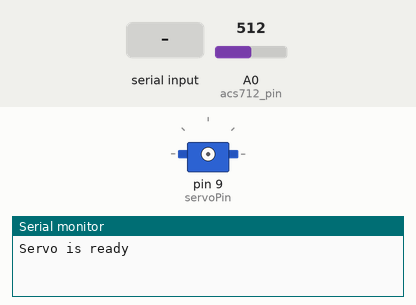
A sketch run on a simulated Arduino Uno, built with avr-gcc and run on an emulated ATmega328P. Parts: servo, the last lines printed to the serial monitor. Wiring (inferred from the names in the program): servo: signal pin 9. The test bench sets the inputs (shaded band); at power-on: A0 (acs712_pin) = 512. Servo pulses on a pin are drawn as a servo (544–2400 µs = 0–180°).

Above: at 1.2 s.
1.3 s: "30,150\n" received over Serial
At 3.0 s:
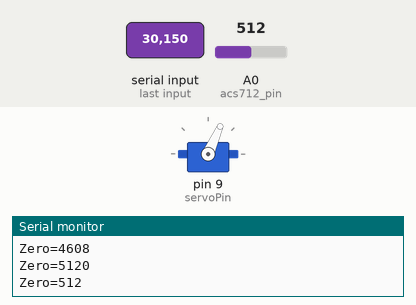
7.3 s: "2\n" received over Serial
At 9.6 s:
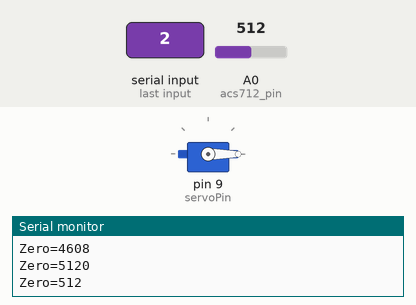
10.3 s: "1\n" received over Serial
At 13.0 s:
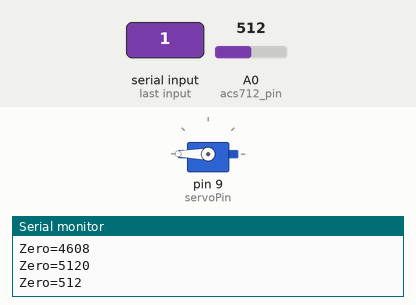
Timing chart, 0 to 14.3 s (numbered marks = the images above; inputs shaded):
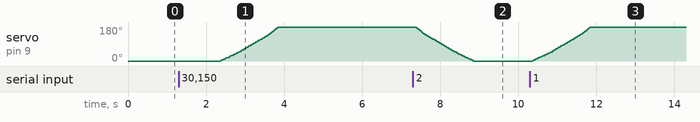

Measured:
- after the input at 1.3 s, servo on pin 9 (servoPin): moves from 0° to 180° over 1.5 s, starting after 1.1 s
- after the input at 7.3 s, servo on pin 9 (servoPin): moves from 180° to 0° over 1.5 s, starting after 0.06 s
- after the input at 10.3 s, servo on pin 9 (servoPin): moves from 0° to 180° over 1.5 s, starting after 0.06 s

The sketch:

servo_2_copy_20231102142319.ino
```cpp
int servoPin = 9;  // сигнальный провод от серво на порт 9
int val;
const int acs712_pin = A0;
uint32_t tmr1;
int c;
int err;
int zero;  // уровень нуля, относительно которого измеряется ток, обычно VCC/2
void setup() {
  pinMode(servoPin, OUTPUT);
  Serial.begin(9600);
  Serial.println("Servo is ready");
}

void loop() {
  val = Serial.read();
  val = val - '0';

  if (val == 1) {
    for (int i = 0; i <= 99; i++) {
      servoPulse(servoPin, i);
      if (err <= 3) {
        c += analogRead(acs712_pin) - zero;
        err++;
      } else {
        err = 0;
        c = 0;
      }
      if (c > 65) {
        servoPulse(servoPin, 0);
        c = 0;
        break;
      }
    }
  }
  if (val == 2) {
    for (int i = 99; i >= 0; i--) {
      servoPulse(servoPin, i);
      if (err <= 3) {
        c += analogRead(acs712_pin) - zero;
        err++;
      } else {
        err = 0;
        c = 0;
      }
      if (c > 65) {
        servoPulse(servoPin, 99);
        c = 0;
        break;
      }
    }
  }
  if (val == 0) {
    zero = 0;
    int repeats = 10;
    for (int i = 0; i < repeats; i++) {
      zero += analogRead(acs712_pin);
      Serial.print("Zero=");
      Serial.println(zero);
      delay(100);
    }
    zero /= repeats;  // берём среднее арифметическое
    Serial.print("Zero=");
    Serial.println(zero);
  }
}

void servoPulse(int pin, int angle) {
  for (int i = 0; i <= 3; i++) {
    // convert angle to 500-2480 pulse width
    int pulseWidth = 20 * angle + 500;
    if (millis() - tmr1 >= 5 - pulseWidth / 1000) {
      tmr1 = millis();
      digitalWrite(pin, HIGH);        // set the level of servo pin as high
      delayMicroseconds(pulseWidth);  // delay microsecond of pulse width
      digitalWrite(pin, LOW);
    } else {
      i--;
    }
  }
}
```
